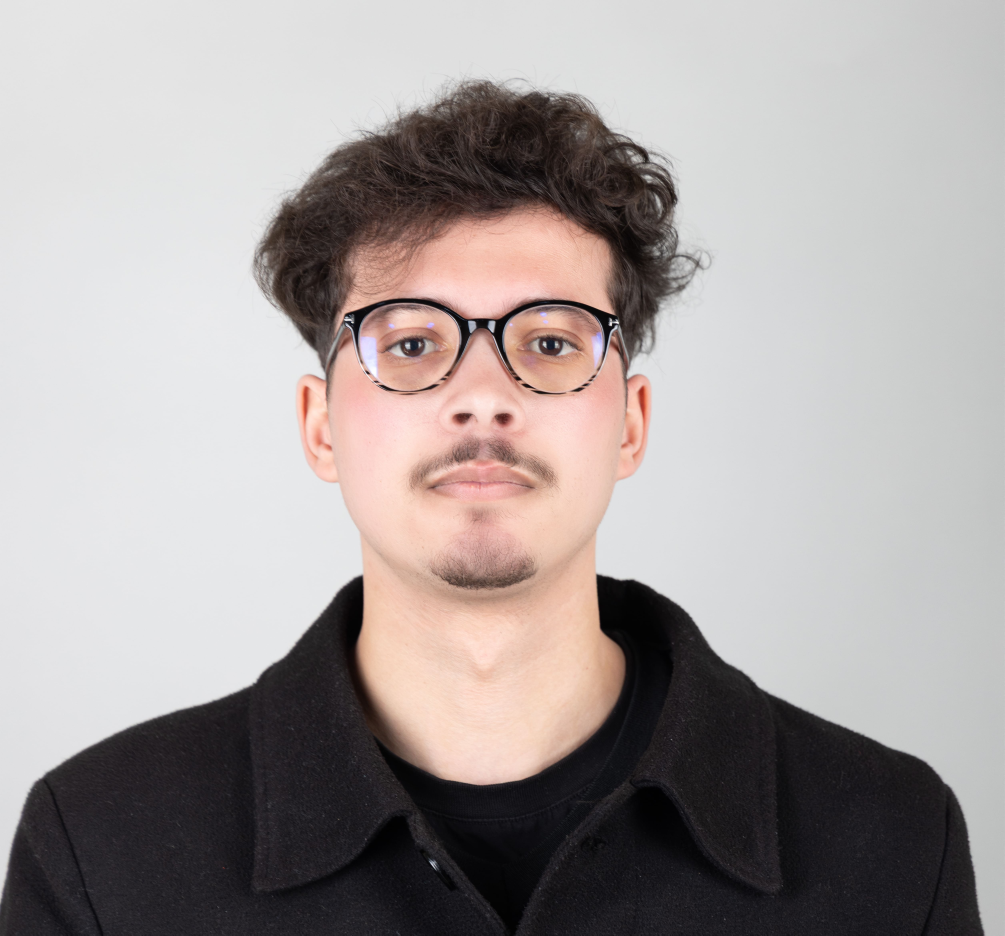
#> input picture source-photo.jpg, 5021 x 4676 px (shown at 1/5 size)
$ python make_ascii_svg.py
#> lines starting #> are read from the running program, lines starting #| are printed output that depends on the picture; after the words box and inside, x2 and y2 are one past the last pixel; in counts of white or black regions, pixels touching at a corner belong together
"""
Convert source-photo.jpg into a clean, positive-polarity monochrome ASCII-art SVG
for dark backgrounds (#1a1714), plus standalone terminal preview (avi-ascii.svg).

Wait: light characters on a dark background carry light/highlights, so bright skin
uses denser characters while shadows, glasses rims, facial features, and background
stay sparse/blank. Neutral studio wall pixels connected to the image border are
segmented cleanly so zero background noise leaks into the portrait.
"""
import html
import os
import sys

import cv2
import numpy as np

HERE = os.path.dirname(os.path.abspath(__file__))
SRC = sys.argv[1] if len(sys.argv) > 1 else os.path.join(HERE, "..", "source-photo.jpg")
OUT = sys.argv[2] if len(sys.argv) > 2 else os.path.join(HERE, "..", "avi-ascii.svg")

COLS = 92
ROWS = 84
CELL_W = 8.4
CELL_H = 9.2
ART_W = round(COLS * CELL_W)   # 773
ART_H = round(ROWS * CELL_H)   # 773 (1:1 aspect ratio matching crop)
PAD = 20
TITLEBAR_H = 30
STATUS_H = 30
CANVAS_W = ART_W + PAD * 2
CANVAS_H = TITLEBAR_H + ART_H + STATUS_H + PAD

# Light-on-dark density ramp: space -> sparse -> dense
RAMP = " .'`:-=+*x#%@"

BG = "#0e0c0b"
BG2 = "#1a1714"
FRAME = "#2c2622"
TITLE_TEXT = "#8a7e72"
INK = "#d4cbc0"

ROW_DUR = 0.09
STAGGER = 0.018

im_bgr = cv2.imread(SRC)
#> im_bgr is the input picture: shape (4676, 5021, 3); mean B, G, R 157.6, 158.9, 166
if im_bgr is None:
    raise FileNotFoundError(f"Could not read source photo: {SRC}")
h, w = im_bgr.shape[:2]
#> h = 4676; w = 5021

# 1. Remove neutral bright studio wall connected to the outer border
hsv = cv2.cvtColor(im_bgr, cv2.COLOR_BGR2HSV)
#> hsv: shape (4676, 5021, 3); mean H, S, V 73.8, 24.1, 167.6
gray_full = cv2.cvtColor(im_bgr, cv2.COLOR_BGR2GRAY)
is_wall = (hsv[:, :, 1] < 24) & (gray_full > 165)
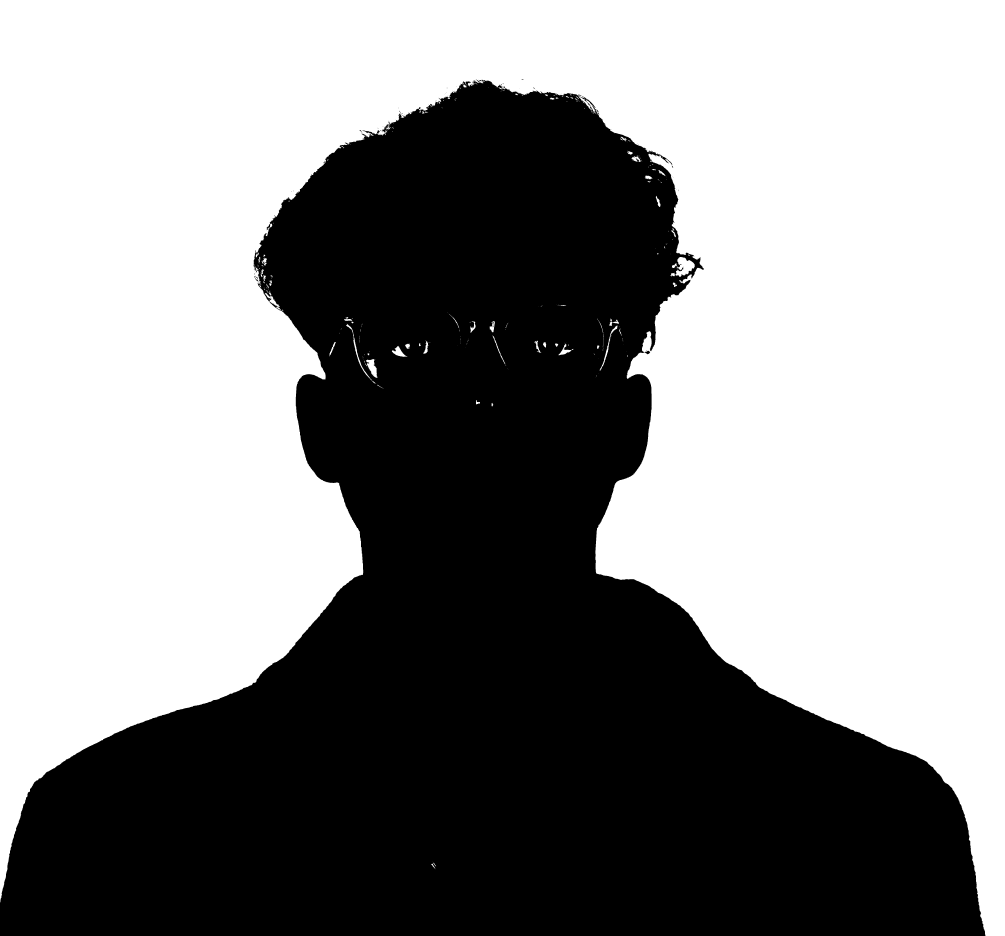
#> is_wall: shape (4676, 5021) bool (shown at 1/5 size); 55.6% white; 130 black regions (113 under 20 px), largest, box (x1, y1, x2, y2) and area: (0, 399, 4927, 4676) 10434299, (3224, 1753, 3251, 1771) 273, (1885, 651, 1900, 672) 132
num_labels, labels = cv2.connectedComponents(is_wall.astype(np.uint8) * 255)
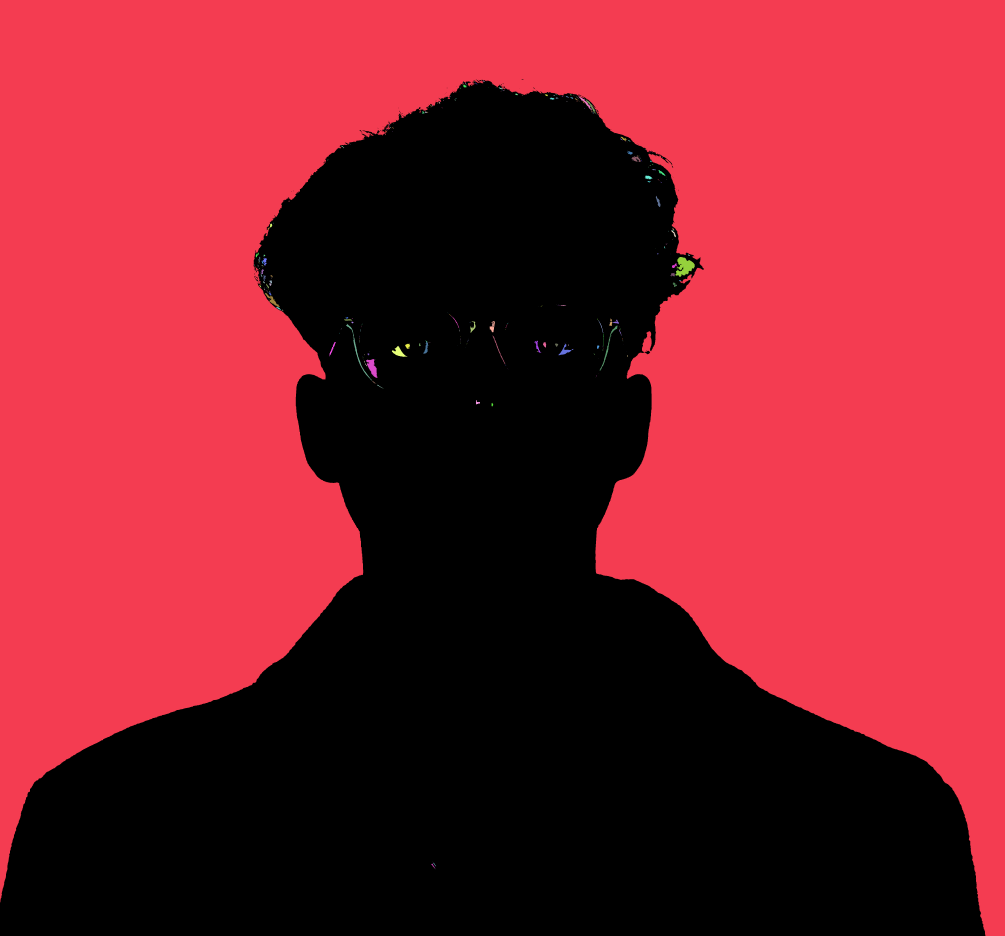
#> labels: shape (4676, 5021) int32 (shown at 1/5 size); 407 distinct labels, from 0 to 406; one colour per label, 0 black
#> num_labels = 407
border_labels = set()
border_labels.update(np.unique(labels[0, :]))
border_labels.update(np.unique(labels[:, 0]))
border_labels.update(np.unique(labels[:, w - 1]))
border_labels.discard(0)

fg_mask = (~np.isin(labels, list(border_labels))).astype(np.uint8) * 255
#> fg_mask: shape (4676, 5021); 44.6% white; 101 white regions (86 under 20 px), largest, box (x1, y1, x2, y2) and area: (0, 399, 4927, 4676) 10467100, (3224, 1753, 3251, 1771) 274, (1885, 651, 1900, 672) 133
kernel = cv2.getStructuringElement(cv2.MORPH_ELLIPSE, (9, 9))
fg_mask = cv2.morphologyEx(fg_mask, cv2.MORPH_CLOSE, kernel)
#> fg_mask: shape (4676, 5021); 44.6% white; 30 white regions (26 under 20 px), largest, box (x1, y1, x2, y2) and area: (0, 397, 4927, 4676) 10473984, (2606, 395, 2618, 400) 24, (2667, 437, 2675, 445) 22, (1272, 1363, 1279, 1373) 21
fg_mask = cv2.morphologyEx(fg_mask, cv2.MORPH_OPEN, kernel)
#> fg_mask: shape (4676, 5021); 44.6% white; 3 white regions, box (x1, y1, x2, y2) and area: (0, 399, 4926, 4676) 10471229, (3306, 781, 3349, 815) 555, (3227, 1753, 3251, 1771) 298
fg_alpha = cv2.GaussianBlur(fg_mask.astype(np.float32) / 255.0, (11, 11), 3.0)

# 2. Balanced head-and-shoulders crop (square-ish so proportions match 1:1 grid)
crop_top, crop_bot = int(h * 0.03), int(h * 0.96)
#> crop_top = 140; crop_bot = 4488
crop_left, crop_right = int(w * 0.08), int(w * 0.92)
#> crop_left = 401; crop_right = 4619
fg_bgr = im_bgr[crop_top:crop_bot, crop_left:crop_right]
alpha = fg_alpha[crop_top:crop_bot, crop_left:crop_right]
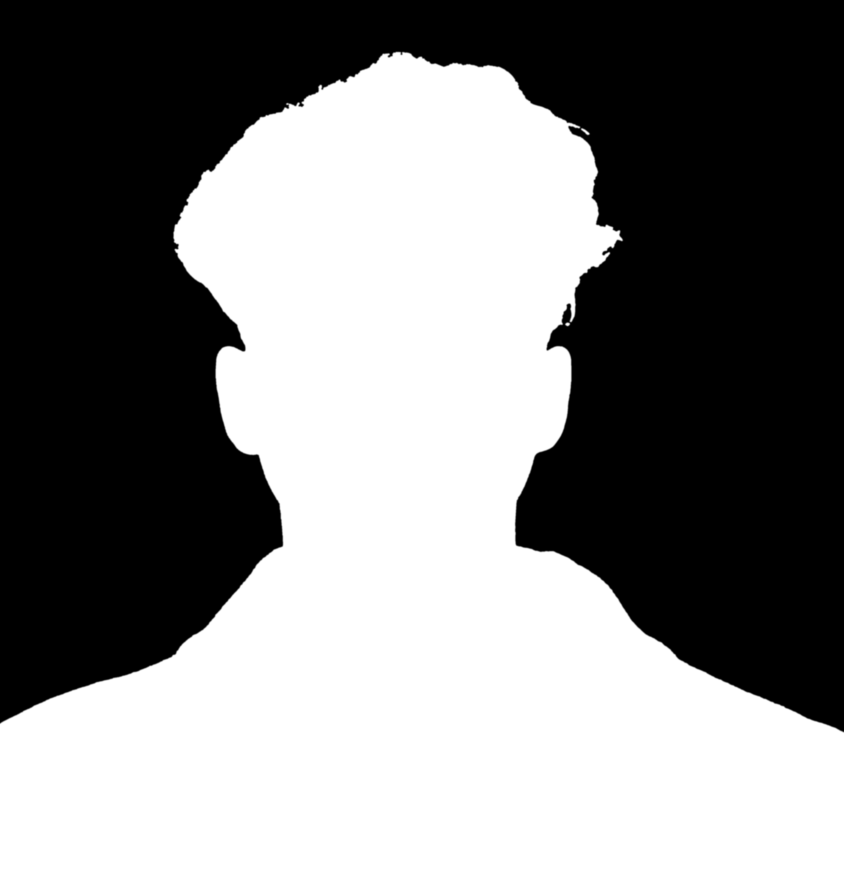
#> alpha: shape (4348, 4218) float32 (shown at 1/5 size); min 0, max 1, mean 0.502

# 3. Positive-polarity tone mapping with sharp dark features & subtle rim highlights
g = cv2.cvtColor(fg_bgr, cv2.COLOR_BGR2GRAY)
clahe = cv2.createCLAHE(clipLimit=2.1, tileGridSize=(8, 8))
g_eq = clahe.apply(g)
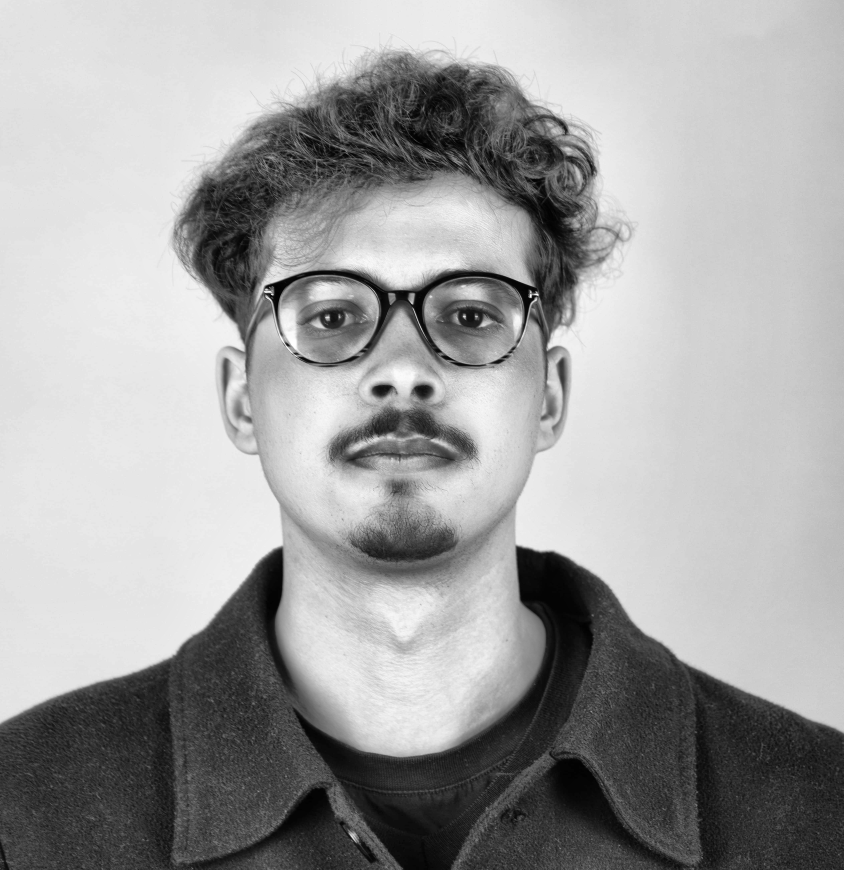
#> g_eq: shape (4348, 4218) (shown at 1/5 size); min 0, max 255, mean 161.4

# Use Canny edge highlight only on dark regions (hair curls & coat collar)
# so glasses rims, pupils, and mustache stay crisp dark gaps on bright skin!
edges = cv2.Canny(g_eq, 65, 155).astype(np.float32) / 255.0
#> edges: shape (4348, 4218) float32; values 0 (black) and 1 (white), 3% white in thin lines or dots
edges = cv2.GaussianBlur(edges, (3, 3), 0.7)

lum = g_eq.astype(np.float32) / 255.0
dark_region = np.clip((0.30 - lum) / 0.25, 0.0, 1.0)
toned = np.clip(np.power(lum, 0.92) * 0.90 + 0.04, 0.0, 1.0)
toned = np.clip(toned + edges * 0.22 * dark_region, 0.0, 1.0) * alpha
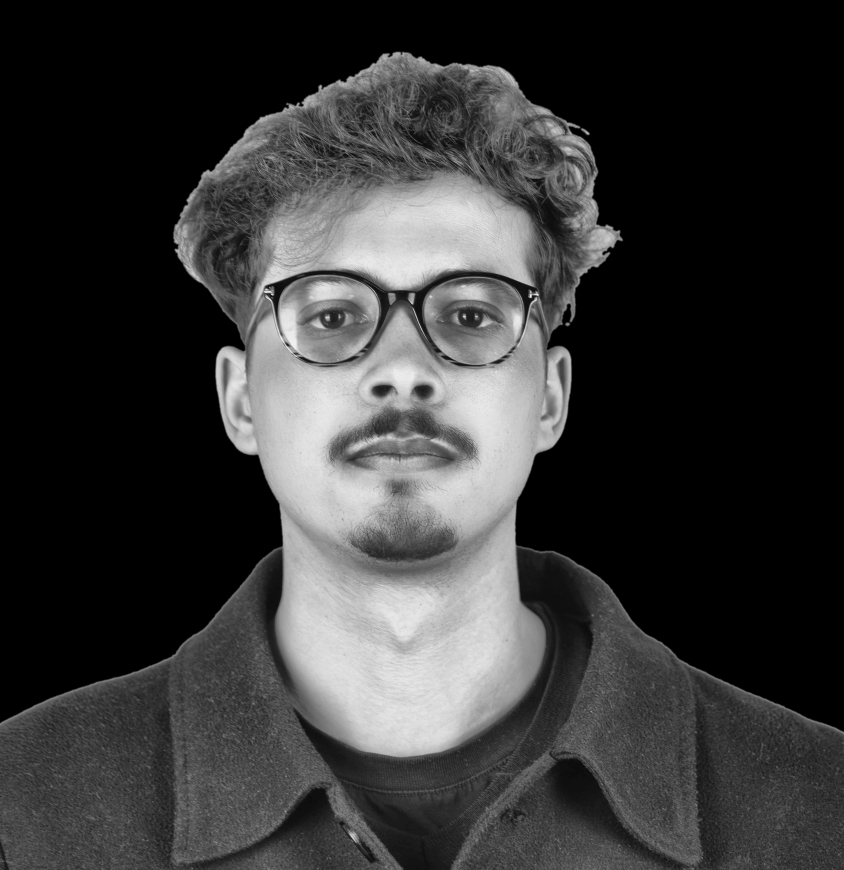
#> toned: shape (4348, 4218) float32 (shown at 1/5 size); min 0, max 0.94, mean 0.216

small = cv2.resize(toned, (COLS, ROWS), interpolation=cv2.INTER_AREA)
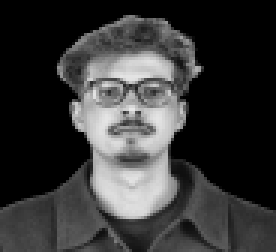
#> small: shape (84, 92) float32 (shown 3 times larger); min 0, max 0.908, mean 0.216
small_a = cv2.resize(alpha, (COLS, ROWS), interpolation=cv2.INTER_AREA)
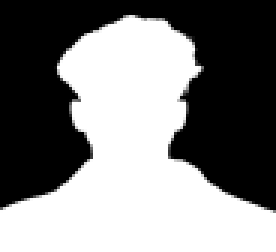
#> small_a: shape (84, 92) float32 (shown 3 times larger); min 0, max 1, mean 0.502

rows_txt = []
for y in range(ROWS):
    # Softly fade bottom 8 rows so shoulders dissolve cleanly into the card
    v_fade = 1.0 if y < ROWS - 8 else max(0.0, (ROWS - 1 - y) / 8.0)
    chars = []
    for x in range(COLS):
        if small_a[y, x] < 0.30:
            chars.append(" ")
            continue
        val = small[y, x] * v_fade
        if val < 0.05:
            chars.append(" ")
            continue
        idx = int(val * (len(RAMP) - 1) + 0.5)
        idx = max(1, min(len(RAMP) - 1, idx))
        chars.append(RAMP[idx])
    rows_txt.append("".join(chars))
#> after the loop, rows_txt = 84 items

STATIC = bool(os.environ.get("STATIC"))
art_top = TITLEBAR_H + PAD * 0.35
font_size = 9.8

parts = [
    f'<svg xmlns="http://www.w3.org/2000/svg" width="{CANVAS_W}" height="{CANVAS_H}" '
    f'viewBox="0 0 {CANVAS_W} {CANVAS_H}" font-family="ui-monospace, SFMono-Regular, Menlo, Consolas, monospace">',
    '<defs>'
    f'<linearGradient id="bg" x1="0" y1="0" x2="0" y2="1">'
    f'<stop offset="0" stop-color="{BG2}"/><stop offset="1" stop-color="{BG}"/>'
    '</linearGradient></defs>',
    f'<rect width="{CANVAS_W}" height="{CANVAS_H}" rx="12" fill="url(#bg)"/>',
    f'<rect x="0.5" y="0.5" width="{CANVAS_W - 1}" height="{CANVAS_H - 1}" rx="12" fill="none" stroke="{FRAME}" stroke-width="1"/>',
    f'<line x1="0" y1="{TITLEBAR_H}" x2="{CANVAS_W}" y2="{TITLEBAR_H}" stroke="{FRAME}"/>',
]
for i, dotcol in enumerate(["#ff5f56", "#ffbd2e", "#27c93f"]):
    parts.append(f'<circle cx="{PAD + i * 16}" cy="{TITLEBAR_H / 2}" r="5" fill="{dotcol}"/>')
parts.append(
    f'<text x="{CANVAS_W / 2}" y="{TITLEBAR_H / 2 + 4}" fill="{TITLE_TEXT}" font-size="12" '
    f'text-anchor="middle">rida@github: ~$ ./portrait.sh</text>'
)

for ry, line in enumerate(rows_txt):
    y = art_top + ry * CELL_H + CELL_H * 0.80
    row_y = art_top + ry * CELL_H
    delay = ry * STAGGER
    safe = html.escape(line)
    text = (
        f'<text xml:space="preserve" x="{PAD}" y="{y:.1f}" fill="{INK}" '
        f'font-size="{font_size:.1f}" textLength="{ART_W}" lengthAdjust="spacing">{safe}</text>'
    )
    if STATIC:
        parts.append(text)
        continue
    parts.append(
        f'<clipPath id="r{ry}"><rect x="{PAD}" y="{row_y:.1f}" height="{CELL_H:.1f}" width="0">'
        f'<animate attributeName="width" from="0" to="{ART_W}" begin="{delay:.3f}s" '
        f'dur="{ROW_DUR:.2f}s" fill="freeze"/></rect></clipPath>'
    )
    parts.append(f'<g clip-path="url(#r{ry})">{text}</g>')
#> this loop made 84 passes
#> (y, row_y, delay) on passes 1 to 12: (44.36, 37, 0), (53.56, 46.2, 0.018), (62.76, 55.4, 0.036), (71.96, 64.6, 0.054), (81.16, 73.8, 0.072), (90.36, 83, 0.09), (99.56, 92.2, 0.108), (108.8, 101.4, 0.126), (118, 110.6, 0.144), (127.2, 119.8, 0.162), (136.4, 129, 0.18), (145.6, 138.2, 0.198)
#> after the loop, parts = 177 items

status_line_y = TITLEBAR_H + ART_H + PAD * 0.35
status_y = status_line_y + 19
parts.append(f'<line x1="0" y1="{status_line_y:.1f}" x2="{CANVAS_W}" y2="{status_line_y:.1f}" stroke="{FRAME}"/>')
parts.append(
    f'<text x="{PAD}" y="{status_y:.1f}" fill="{TITLE_TEXT}" font-size="13">'
    f'rida@github:~$ whoami <tspan fill="{INK}">Rida Taki</tspan></text>'
)
parts.append("</svg>")

svg_out = "".join(parts)
with open(OUT, "w", encoding="utf-8") as f:
    f.write(svg_out)
print("wrote", OUT, len(svg_out), "bytes;", CANVAS_W, "x", CANVAS_H)
#| wrote scripts/../avi-ascii.svg 38631 bytes; 813 x 853
